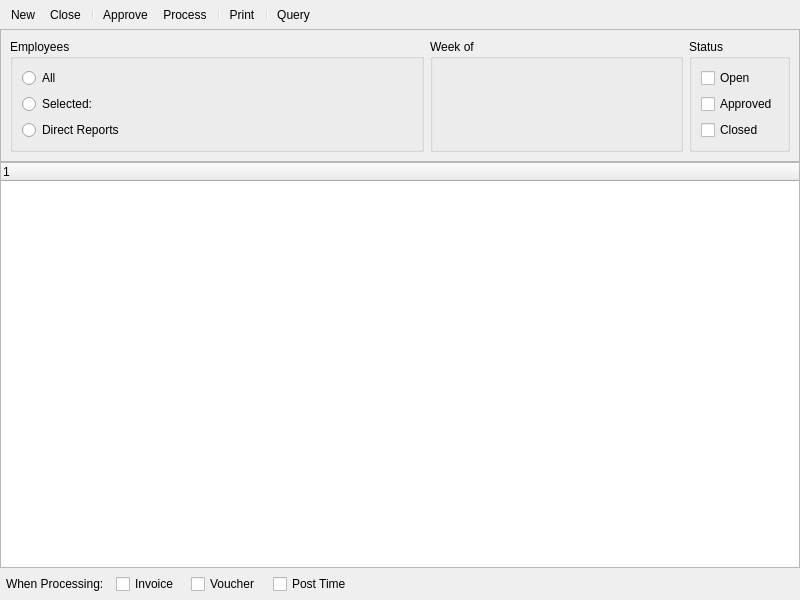
<?xml version="1.0" encoding="UTF-8"?>
<ui version="4.0">
 <comment>This file is part of the xtte package for xTuple ERP: PostBooks Edition, a free and
open source Enterprise Resource Planning software suite,
Copyright (c) 1999-2018 by OpenMFG LLC, d/b/a xTuple.
It is licensed to you under the Common Public Attribution License
version 1.0, the full text of which (including xTuple-specific Exhibits)
is available at www.xtuple.com/CPAL.  By using this software, you agree
to be bound by its terms.</comment>
 <class>timeExpenseSheets</class>
 <widget class="QWidget" name="timeExpenseSheets">
  <property name="geometry">
   <rect>
    <x>0</x>
    <y>0</y>
    <width>800</width>
    <height>600</height>
   </rect>
  </property>
  <property name="sizePolicy">
   <sizepolicy hsizetype="MinimumExpanding" vsizetype="MinimumExpanding">
    <horstretch>0</horstretch>
    <verstretch>0</verstretch>
   </sizepolicy>
  </property>
  <property name="minimumSize">
   <size>
    <width>700</width>
    <height>370</height>
   </size>
  </property>
  <property name="windowTitle">
   <string>Worksheets</string>
  </property>
  <layout class="QGridLayout" name="gridLayout_5">
   <property name="margin">
    <number>0</number>
   </property>
   <property name="spacing">
    <number>0</number>
   </property>
   <item row="0" column="0">
    <widget class="QToolBar" name="_toolBar">
     <property name="enabled">
      <bool>true</bool>
     </property>
     <property name="orientation">
      <enum>Qt::Horizontal</enum>
     </property>
     <property name="toolButtonStyle">
      <enum>Qt::ToolButtonIconOnly</enum>
     </property>
     <addaction name="_new"/>
     <addaction name="_close"/>
     <addaction name="separator"/>
     <addaction name="_approve"/>
     <addaction name="_process"/>
     <addaction name="separator"/>
     <addaction name="_print"/>
     <addaction name="separator"/>
     <addaction name="_query"/>
    </widget>
   </item>
   <item row="1" column="0">
    <widget class="QFrame" name="frame">
     <property name="frameShape">
      <enum>QFrame::StyledPanel</enum>
     </property>
     <property name="frameShadow">
      <enum>QFrame::Raised</enum>
     </property>
     <layout class="QGridLayout" name="gridLayout_3">
      <item row="0" column="0">
       <widget class="QGroupBox" name="_empGrp">
        <property name="minimumSize">
         <size>
          <width>301</width>
          <height>111</height>
         </size>
        </property>
        <property name="baseSize">
         <size>
          <width>0</width>
          <height>0</height>
         </size>
        </property>
        <property name="title">
         <string>Employees</string>
        </property>
        <layout class="QGridLayout" name="gridLayout">
         <item row="0" column="0">
          <layout class="QHBoxLayout" name="horizontalLayout_2">
           <item>
            <widget class="QRadioButton" name="_showAllEmployees">
             <property name="text">
              <string>All</string>
             </property>
            </widget>
           </item>
           <item>
            <spacer name="horizontalSpacer">
             <property name="orientation">
              <enum>Qt::Horizontal</enum>
             </property>
             <property name="sizeType">
              <enum>QSizePolicy::Preferred</enum>
             </property>
             <property name="sizeHint" stdset="0">
              <size>
               <width>40</width>
               <height>10</height>
              </size>
             </property>
            </spacer>
           </item>
          </layout>
         </item>
         <item row="1" column="0">
          <layout class="QHBoxLayout" name="horizontalLayout">
           <item>
            <widget class="QRadioButton" name="_selected">
             <property name="text">
              <string>Selected:</string>
             </property>
            </widget>
           </item>
           <item>
            <widget class="EmpCluster" name="_employee"/>
           </item>
           <item>
            <spacer name="horizontalSpacer_2">
             <property name="orientation">
              <enum>Qt::Horizontal</enum>
             </property>
             <property name="sizeHint" stdset="0">
              <size>
               <width>40</width>
               <height>10</height>
              </size>
             </property>
            </spacer>
           </item>
          </layout>
         </item>
         <item row="2" column="0">
          <layout class="QHBoxLayout" name="horizontalLayout_4">
           <item>
            <widget class="QRadioButton" name="_showDirectReports">
             <property name="text">
              <string>Direct Reports</string>
             </property>
            </widget>
           </item>
           <item>
            <widget class="EmpCluster" name="_manager"/>
           </item>
           <item>
            <spacer name="horizontalSpacer_3">
             <property name="orientation">
              <enum>Qt::Horizontal</enum>
             </property>
             <property name="sizeHint" stdset="0">
              <size>
               <width>40</width>
               <height>20</height>
              </size>
             </property>
            </spacer>
           </item>
          </layout>
         </item>
        </layout>
       </widget>
      </item>
      <item row="0" column="2">
       <widget class="QGroupBox" name="_weekendingGrp">
        <property name="minimumSize">
         <size>
          <width>253</width>
          <height>111</height>
         </size>
        </property>
        <property name="title">
         <string>Week of</string>
        </property>
        <layout class="QGridLayout" name="gridLayout_4">
         <property name="verticalSpacing">
          <number>5</number>
         </property>
         <item row="0" column="0">
          <widget class="DateCluster" name="_weekending"/>
         </item>
        </layout>
       </widget>
      </item>
      <item row="0" column="3">
       <widget class="QGroupBox" name="_unposted">
        <property name="title">
         <string>Status</string>
        </property>
        <layout class="QVBoxLayout" name="verticalLayout">
         <item>
          <widget class="XCheckBox" name="_open">
           <property name="text">
            <string>Open</string>
           </property>
          </widget>
         </item>
         <item>
          <widget class="XCheckBox" name="_approved">
           <property name="text">
            <string>Approved</string>
           </property>
          </widget>
         </item>
         <item>
          <widget class="XCheckBox" name="_closed">
           <property name="text">
            <string>Closed</string>
           </property>
          </widget>
         </item>
        </layout>
       </widget>
      </item>
     </layout>
    </widget>
   </item>
   <item row="2" column="0">
    <widget class="XTreeWidget" name="_sheets">
     <property name="selectionMode">
      <enum>QAbstractItemView::ExtendedSelection</enum>
     </property>
     <property name="populateLinear">
      <bool>false</bool>
     </property>
    </widget>
   </item>
   <item row="3" column="0">
    <layout class="QHBoxLayout" name="horizontalLayout_3">
     <property name="spacing">
      <number>12</number>
     </property>
     <property name="margin">
      <number>6</number>
     </property>
     <item>
      <widget class="QLabel" name="label">
       <property name="text">
        <string>When Processing:</string>
       </property>
      </widget>
     </item>
     <item>
      <widget class="XCheckBox" name="_invoice">
       <property name="text">
        <string>Invoice</string>
       </property>
      </widget>
     </item>
     <item>
      <widget class="XCheckBox" name="_voucher">
       <property name="text">
        <string>Voucher</string>
       </property>
      </widget>
     </item>
     <item>
      <widget class="XCheckBox" name="_post">
       <property name="text">
        <string>Post Time</string>
       </property>
      </widget>
     </item>
     <item>
      <spacer name="horizontalSpacer_5">
       <property name="orientation">
        <enum>Qt::Horizontal</enum>
       </property>
       <property name="sizeHint" stdset="0">
        <size>
         <width>40</width>
         <height>0</height>
        </size>
       </property>
      </spacer>
     </item>
    </layout>
   </item>
  </layout>
  <action name="_new">
   <property name="text">
    <string>New</string>
   </property>
   <property name="shortcut">
    <string>Ctrl+N</string>
   </property>
  </action>
  <action name="_close">
   <property name="text">
    <string>Close</string>
   </property>
   <property name="shortcut">
    <string>Ctrl+W</string>
   </property>
  </action>
  <action name="_process">
   <property name="text">
    <string>Process</string>
   </property>
   <property name="toolTip">
    <string>Process Approved</string>
   </property>
  </action>
  <action name="_approve">
   <property name="text">
    <string>Approve</string>
   </property>
   <property name="toolTip">
    <string>Approve All</string>
   </property>
  </action>
  <action name="_query">
   <property name="text">
    <string>Query</string>
   </property>
   <property name="shortcut">
    <string>Ctrl+R</string>
   </property>
  </action>
  <action name="_print">
   <property name="text">
    <string>Print</string>
   </property>
   <property name="shortcut">
    <string>Ctrl+P</string>
   </property>
  </action>
 </widget>
 <customwidgets>
  <customwidget>
   <class>DateCluster</class>
   <extends>QWidget</extends>
   <header>datecluster.h</header>
   <container>1</container>
  </customwidget>
  <customwidget>
   <class>EmpCluster</class>
   <extends>QWidget</extends>
   <header>empcluster.h</header>
  </customwidget>
  <customwidget>
   <class>XCheckBox</class>
   <extends>QCheckBox</extends>
   <header>xcheckbox.h</header>
  </customwidget>
  <customwidget>
   <class>XTreeWidget</class>
   <extends>QTreeWidget</extends>
   <header>xtreewidget.h</header>
   <container>1</container>
  </customwidget>
 </customwidgets>
 <resources/>
 <connections/>
</ui>
